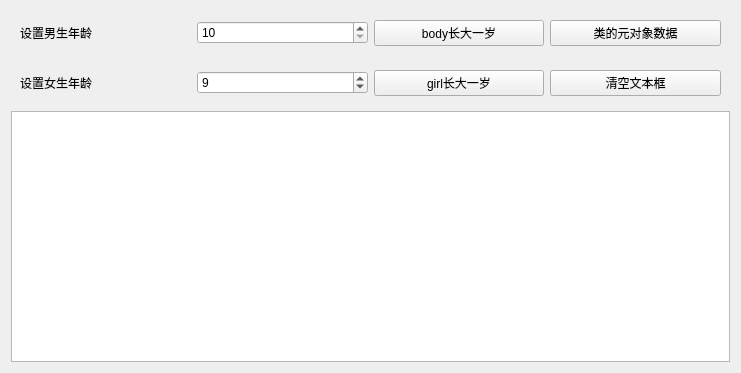
<?xml version="1.0" encoding="UTF-8"?>
<ui version="4.0">
 <class>QmyWidget</class>
 <widget class="QWidget" name="QmyWidget">
  <property name="geometry">
   <rect>
    <x>0</x>
    <y>0</y>
    <width>741</width>
    <height>373</height>
   </rect>
  </property>
  <property name="windowTitle">
   <string>QmyWidget</string>
  </property>
  <layout class="QVBoxLayout" name="verticalLayout">
   <item>
    <widget class="QWidget" name="widgetBodyAge" native="true">
     <layout class="QHBoxLayout" name="horizontalLayout">
      <item>
       <widget class="QLabel" name="label">
        <property name="text">
         <string>设置男生年龄</string>
        </property>
       </widget>
      </item>
      <item>
       <widget class="QSpinBox" name="spinBoxBody">
        <property name="minimum">
         <number>10</number>
        </property>
        <property name="maximum">
         <number>30</number>
        </property>
       </widget>
      </item>
      <item>
       <widget class="QPushButton" name="btnBodyInc">
        <property name="text">
         <string>body长大一岁</string>
        </property>
       </widget>
      </item>
      <item>
       <widget class="QPushButton" name="btnClassInfo">
        <property name="text">
         <string>类的元对象数据</string>
        </property>
       </widget>
      </item>
     </layout>
    </widget>
   </item>
   <item>
    <widget class="QWidget" name="widgetBodyAge_2" native="true">
     <layout class="QHBoxLayout" name="horizontalLayout_2">
      <item>
       <widget class="QLabel" name="label_2">
        <property name="text">
         <string>设置女生年龄</string>
        </property>
       </widget>
      </item>
      <item>
       <widget class="QSpinBox" name="spinBoxGirl">
        <property name="minimum">
         <number>6</number>
        </property>
        <property name="maximum">
         <number>20</number>
        </property>
        <property name="value">
         <number>9</number>
        </property>
       </widget>
      </item>
      <item>
       <widget class="QPushButton" name="btnGirInc">
        <property name="text">
         <string>girl长大一岁</string>
        </property>
       </widget>
      </item>
      <item>
       <widget class="QPushButton" name="btnClear">
        <property name="text">
         <string>清空文本框</string>
        </property>
       </widget>
      </item>
     </layout>
    </widget>
   </item>
   <item>
    <widget class="QPlainTextEdit" name="textEdit"/>
   </item>
  </layout>
 </widget>
 <resources/>
 <connections/>
</ui>
